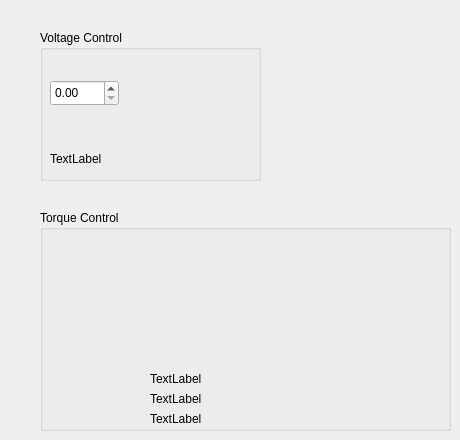
      <widget class="QWidget" name="controlTab">
       <attribute name="title">
        <string>Motor Control</string>
       </attribute>
       <widget class="QGroupBox" name="groupBox">
        <property name="geometry">
         <rect>
          <x>40</x>
          <y>30</y>
          <width>221</width>
          <height>151</height>
         </rect>
        </property>
        <property name="title">
         <string>Voltage Control</string>
        </property>
        <widget class="QDoubleSpinBox" name="doubleSpinBox">
         <property name="geometry">
          <rect>
           <x>10</x>
           <y>50</y>
           <width>69</width>
           <height>26</height>
          </rect>
         </property>
        </widget>
        <widget class="QLabel" name="label">
         <property name="geometry">
          <rect>
           <x>10</x>
           <y>120</y>
           <width>67</width>
           <height>17</height>
          </rect>
         </property>
         <property name="text">
          <string>TextLabel</string>
         </property>
        </widget>
       </widget>
       <widget class="QGroupBox" name="groupBox_2">
        <property name="geometry">
         <rect>
          <x>40</x>
          <y>210</y>
          <width>411</width>
          <height>221</height>
         </rect>
        </property>
        <property name="title">
         <string>Torque Control</string>
        </property>
        <widget class="QLabel" name="TorqueOut">
         <property name="geometry">
          <rect>
           <x>110</x>
           <y>160</y>
           <width>261</width>
           <height>17</height>
          </rect>
         </property>
         <property name="text">
          <string>TextLabel</string>
         </property>
        </widget>
        <widget class="QLabel" name="CurrentOut">
         <property name="geometry">
          <rect>
           <x>110</x>
           <y>180</y>
           <width>67</width>
           <height>17</height>
          </rect>
         </property>
         <property name="text">
          <string>TextLabel</string>
         </property>
        </widget>
        <widget class="QLabel" name="scaleValue">
         <property name="geometry">
          <rect>
           <x>110</x>
           <y>200</y>
           <width>281</width>
           <height>17</height>
          </rect>
         </property>
         <property name="text">
          <string>TextLabel</string>
         </property>
        </widget>
       </widget>
      </widget>
